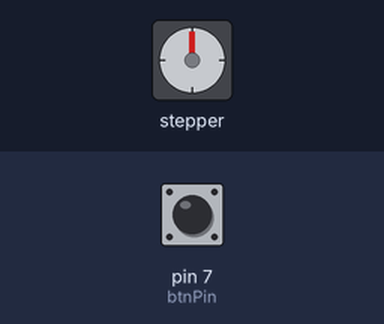
Recording of a sketch running on a simulated Arduino Mega 2560, built with avr-gcc and run on an emulated ATmega2560. Shown: stepper motor. Wiring (inferred from the names in the program): stepper motor driver (200 steps per turn assumed): step pin 3; direction pin 2. Inputs (shaded band) come from the test bench; at power-on: pin 7 (btnPin) HIGH.

Above: at 1.2 s.
1.3 s: pin 7 (btnPin) pulled LOW for 1 s
At 3.0 s:
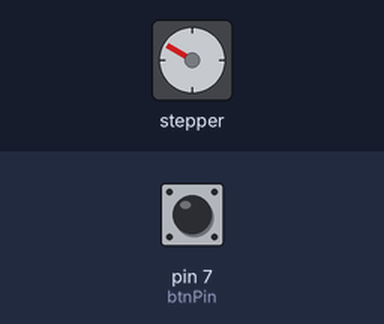
3.8 s: pin 7 (btnPin) pulled LOW for 0.15 s
At 4.7 s:
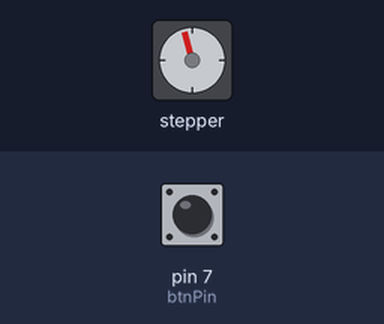
5.4 s: pin 7 (btnPin) pulled LOW for 0.15 s
At 5.9 s:
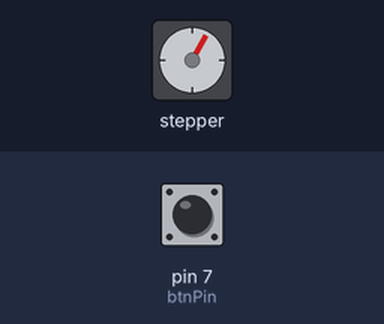
7.0 s: pin 7 (btnPin) pulled LOW for 3.2 s
At 11.3 s:
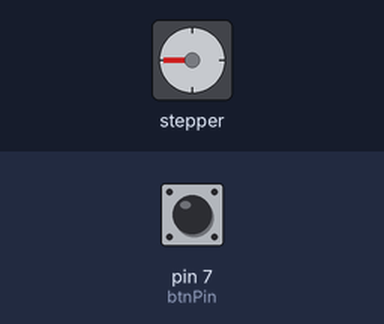
11.7 s: pin 7 (btnPin) pulled LOW for 3.2 s
At 16.0 s:
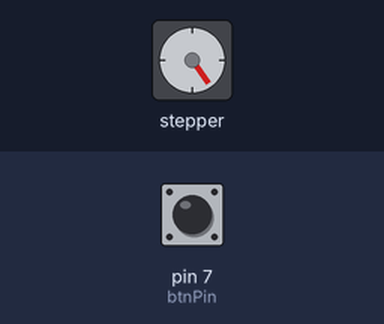
16.4 s: pin 7 (btnPin) pulled LOW for 1 s
At 18.1 s:
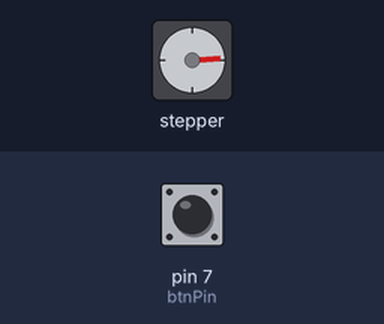
Timing chart, 0 to 19.6 s (numbered marks = the images above; inputs shaded):
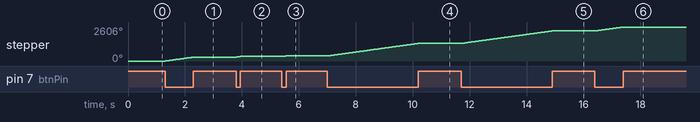

Measured:
- after the input at 1.3 s, stepper: turns 300° clockwise in 1.0 s, starting at once
- after the input at 3.8 s, stepper: turns 45° clockwise in 0.14 s, starting at once
- after the input at 5.4 s, stepper: turns 45° clockwise in 0.14 s, starting at once
- after the input at 7.0 s, stepper: turns 958° clockwise in 3.2 s, starting at once
- after the input at 11.7 s, stepper: turns 957° clockwise in 3.2 s, starting at once
- after the input at 16.4 s, stepper: turns 301° clockwise in 1.0 s, starting at once

The sketch:

stepper.ino
```cpp
#define dirPin 2
#define stepPin 3
#define btnPin 7
#define stepsPerRevolution 200

void setup() {
  pinMode(stepPin, OUTPUT);
  pinMode(dirPin, OUTPUT);
   pinMode(btnPin, INPUT);
}

void loop() {
  digitalWrite(dirPin, HIGH);
  int state = digitalRead(btnPin);
    if (state == LOW){
    digitalWrite(stepPin, HIGH);
    delayMicroseconds(3000);
    digitalWrite(stepPin, LOW);
    delayMicroseconds(3000);
    }
}
```
